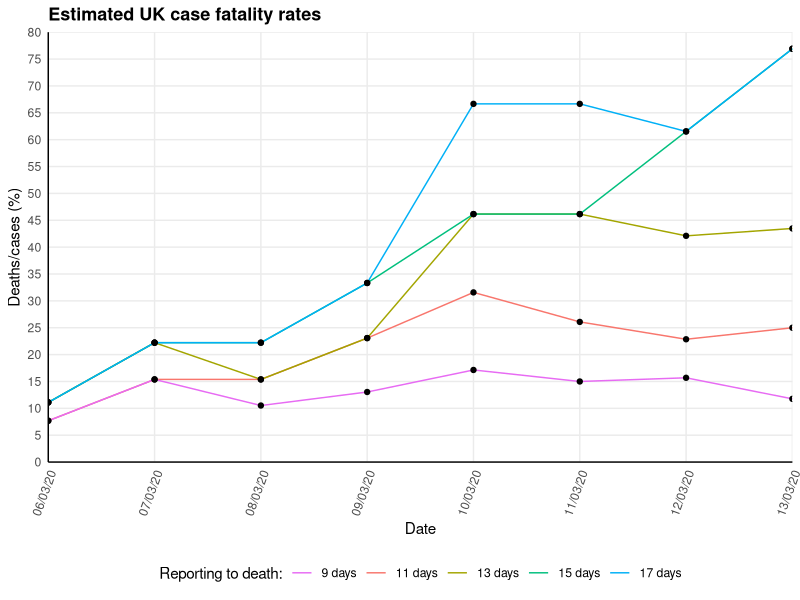

Recreate this plot in R.
## Exploration of UK COVID-19 data: CFR statistics over time
## Emma Doughty (e.doughty6@gmail.com)

# Install libraries if necessary
#if(!require(ggpubr)) install.packages("ggpubr")
#if(!require(tidyverse)) install.packages("tidyverse")
#if(!require(scales)) install.packages("scales")

# Load libraries
library(readr)
library(tidyr)
library(plyr)
library(ggplot2)
library(scales)
library(ggpubr)

#Load data
COVID19_by_day <- read_csv("COVID19_by_day.csv")
COVID19_by_day$Date <- as.Date(COVID19_by_day$Date, format = "%d/%m/%y")
COVID19_by_day <- COVID19_by_day[order(COVID19_by_day$Date),]

# Data taken from: https://github.com/midas-network/COVID-19/tree/master/parameter_estimates/2019_novel_coronavirus
# Looks case fatality rate in terms of number of deaths vs estimated number of cases at time of onset
# Fatality rate plotted for a range of reporting times 
# Reporting times chosen to fit with:
  # 14-23d from symptom onset to death
  # ~5d from onset to reporting
  # Therefore, time from reporting to death min =14-5 = 9d; max = 23-5 =18d; avg = 17d-5 = 12d
  # Chosen to show 19, 17, 15, 13, 11, 9d to give even spread across the middle/lower 
  # (4-7d exposure to symptom onset)

#### Generate dataframe for plot ####
# Cumulative deaths vs cumulative cases 17 days prior
df_Deaths17d <- data.frame(Date = COVID19_by_day$Date, 
                           CumCases = COVID19_by_day$CumCases, 
                           CumDeaths = COVID19_by_day$CumDeaths, 
                           DeathStat = "17 days", StatValue = "0", 
                           stringsAsFactors = FALSE)

df_Deaths17d[,c(5)] <- sapply(df_Deaths17d$StatValue, as.double)

for (i in 36:nrow(df_Deaths17d)) {
  df_Deaths17d[[i, 5]] <- (100 * (df_Deaths17d[i,3]/df_Deaths17d[i-17,2]))
}

# Cumulative deaths vs cumulative cases 15 days prior
df_Deaths15d <- data.frame(Date = COVID19_by_day$Date, 
                            CumCases = COVID19_by_day$CumCases, 
                            CumDeaths = COVID19_by_day$CumDeaths, 
                            DeathStat = "15 days", StatValue = "0", 
                            stringsAsFactors = FALSE)
 
df_Deaths15d[,c(5)] <- sapply(df_Deaths15d$StatValue, as.double)
 
for (i in 36:nrow(df_Deaths15d)) {
  df_Deaths15d[[i, 5]] <- (100 * (df_Deaths15d[i,3]/df_Deaths15d[i-15,2]))
}

# Cumulative deaths vs cumulative cases 13 days prior
df_Deaths13d <- data.frame(Date = COVID19_by_day$Date, 
                           CumCases = COVID19_by_day$CumCases, 
                           CumDeaths = COVID19_by_day$CumDeaths, 
                           DeathStat = "13 days", StatValue = "0", 
                           stringsAsFactors = FALSE)

df_Deaths13d[,c(5)] <- sapply(df_Deaths13d$StatValue, as.double)

for (i in 36:nrow(df_Deaths13d)) {
  df_Deaths13d[[i, 5]] <- (100 * (df_Deaths13d[i,3]/df_Deaths13d[i-13,2]))
}

# Cumulative deaths vs cumulative cases 11 days prior
df_Deaths11d <- data.frame(Date = COVID19_by_day$Date, 
                           CumCases = COVID19_by_day$CumCases, 
                           CumDeaths = COVID19_by_day$CumDeaths, 
                           DeathStat = "11 days", StatValue = "0", 
                           stringsAsFactors = FALSE)

df_Deaths11d[,c(5)] <- sapply(df_Deaths11d$StatValue, as.double)

for (i in 36:nrow(df_Deaths11d)) {
  df_Deaths11d[[i, 5]] <- (100 * (df_Deaths11d[i,3]/df_Deaths11d[i-11,2]))
}

# Cumulative deaths vs cumulative cases 9 days prior
df_Deaths9d <- data.frame(Date = COVID19_by_day$Date, 
                          CumCases = COVID19_by_day$CumCases, 
                          CumDeaths = COVID19_by_day$CumDeaths, 
                          DeathStat = "9 days", StatValue = "0", 
                          stringsAsFactors = FALSE)
df_Deaths9d[,c(5)] <- sapply(df_Deaths9d$StatValue, as.double)
for (i in 36:nrow(df_Deaths9d)) {
  df_Deaths9d[[i, 5]] <- (100 * (df_Deaths9d[i,3]/df_Deaths9d[i-9,2]))
}

# Merge data for all estimated dates of reporting
df_DeathsStats <- rbind(df_Deaths17d, df_Deaths15d, df_Deaths13d, df_Deaths11d, df_Deaths9d)
df_DeathsStats <-df_DeathsStats[!(df_DeathsStats$CumDeaths==0),]

#### Plot graph for mortslity stats ####
DeathStats_Factor <- 10^(floor(log10(signif(max(df_DeathsStats$StatValue)))))
DeathStats_Breaks <- ceiling(DeathStats_Factor/2)

plot_CFR <- ggplot(data=df_DeathsStats, aes(x=Date, y=df_DeathsStats$StatValue, group=DeathStat)) +
  geom_line(aes(color=DeathStat))+
  geom_point()+
  scale_x_date(labels = date_format("%d/%m/%y"), expand = c(0, 0), 
               limits = c(min(df_DeathsStats$Date), max(df_DeathsStats$Date)),
               breaks = seq(min(df_DeathsStats$Date), max(df_DeathsStats$Date), 1)) +
  scale_y_continuous(limits = c(0, 80), 
                     breaks = seq(0, 80, DeathStats_Breaks),
                     expand = c(0, 0)) +
  ylab("Deaths/cases (%)") + xlab("Date") +
  ggtitle("Estimated UK case fatality rates") +
  theme_minimal() +
  theme(plot.title = element_text(size=13, face="bold"),
        legend.position = "bottom",
        axis.line = element_line(colour = "black"),
        axis.text.x = element_text(angle = 70, hjust = 1, vjust = 1), 
        panel.grid.minor = element_blank()) + 
  labs(colour = "Reporting to death:") + 
  scale_color_discrete(breaks=c("9 days","11 days","13 days","15 days","17 days"))

pdf("CFR_Stats_plot.pdf", height = 8.27, width = 11.69)
plot_CFR
dev.off()

